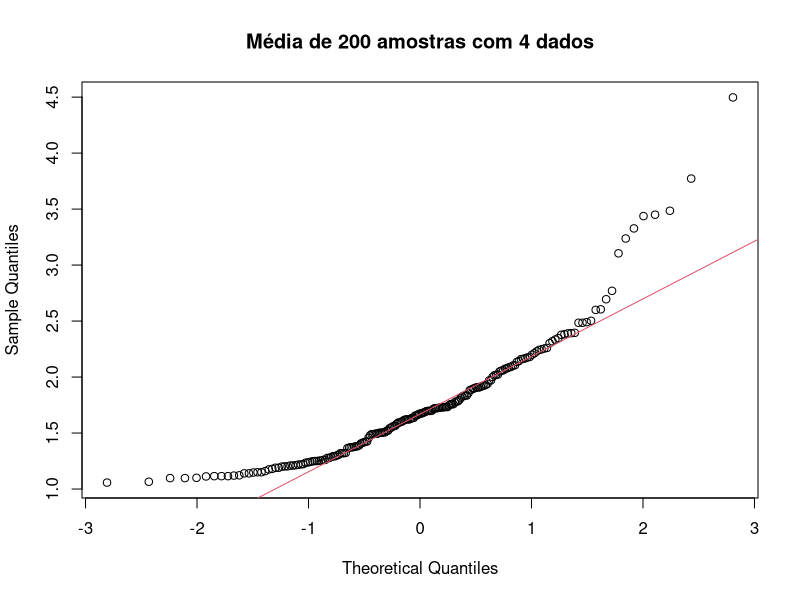
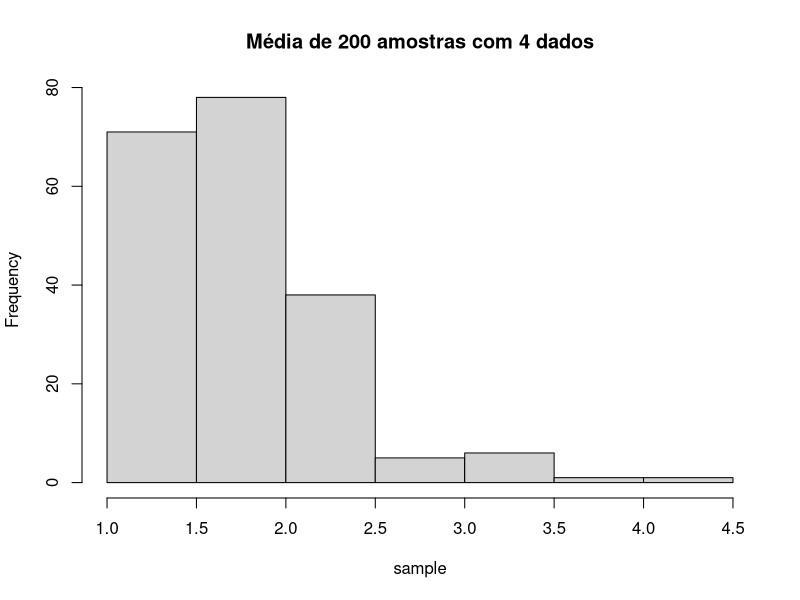
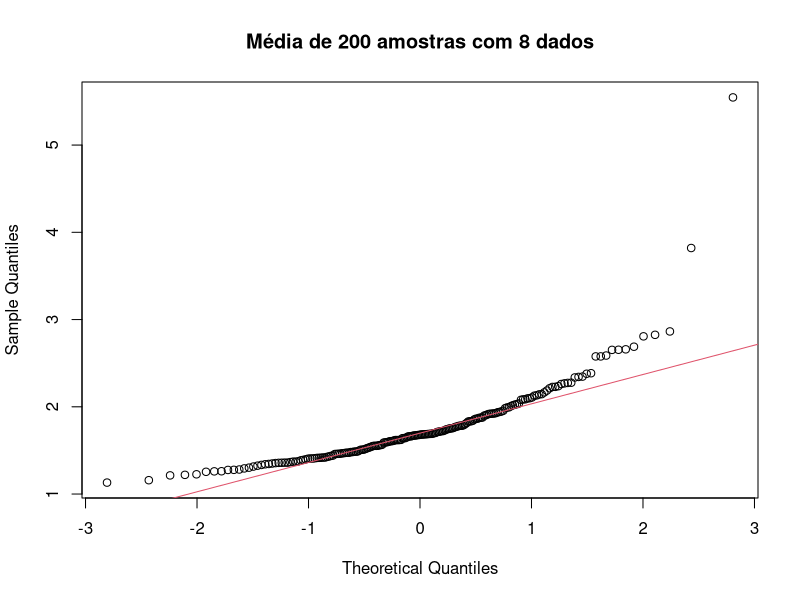
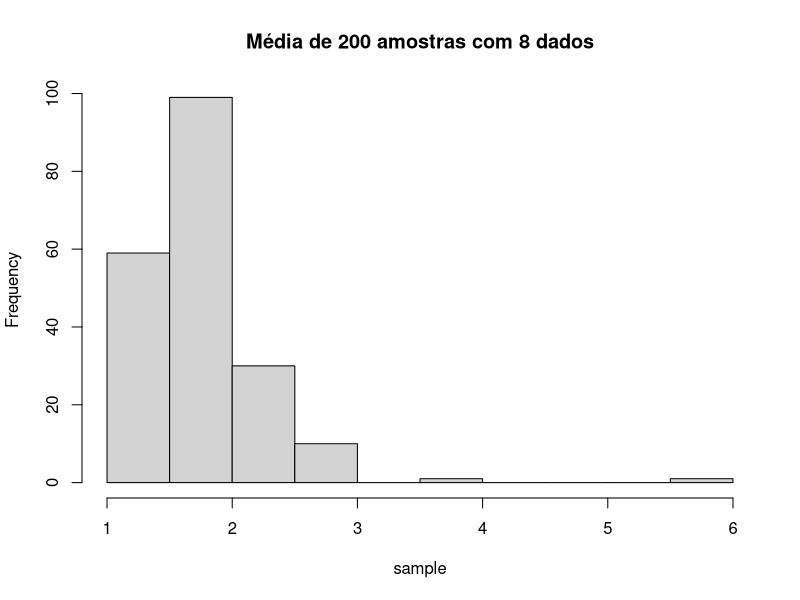
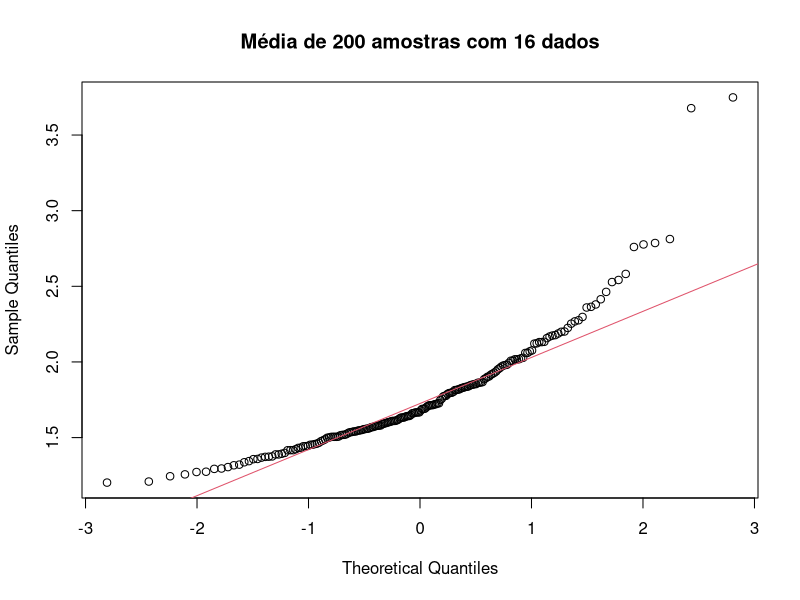
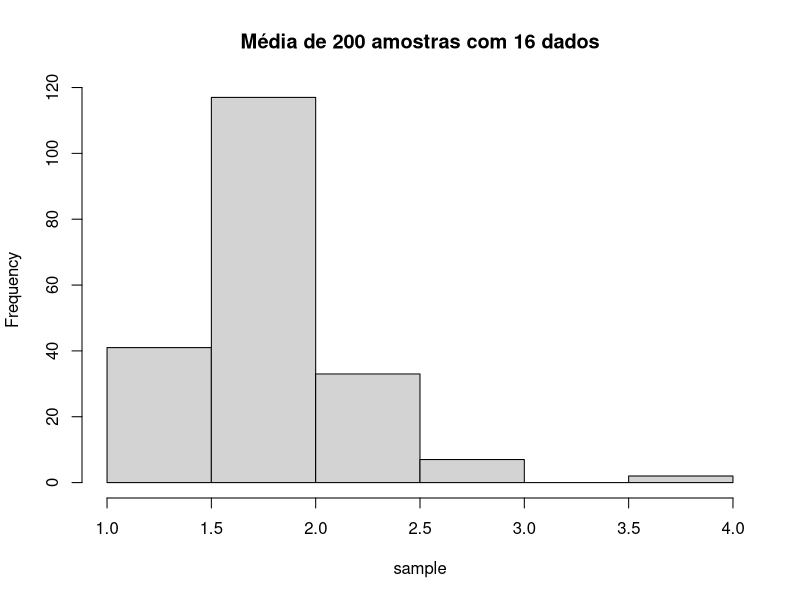
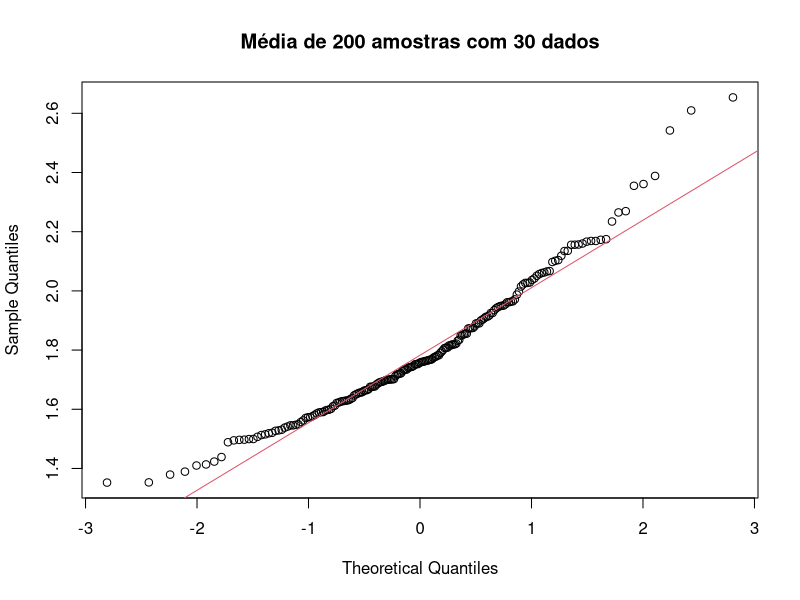
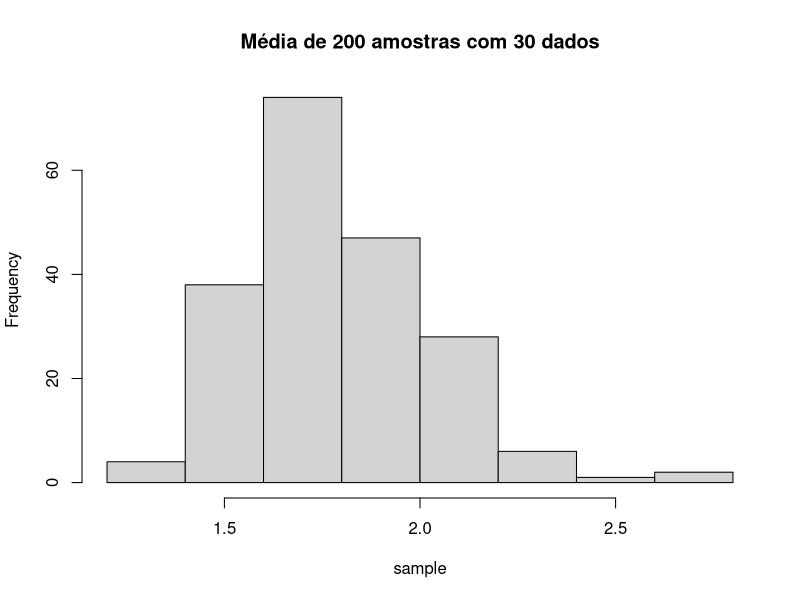

Here is the R script that generated these plots, in order:
readTableWithoutNA = function(){
	na.omit(read.csv(file="planilha.csv", head=TRUE, sep=",", na.strings=c("", "NA")))
}

samplefy = function(table, size, numOfSamples){
	
	s = double(numOfSamples*size)
	for (i in 1:numOfSamples) {
		currentSample = sample(table, size, replace=TRUE)
		for (j in 1:size) {
			index = (i-1)*size + j
			s[index] = currentSample[j]
		}
	}
	dim(s) = c(size, numOfSamples)
	media = double(numOfSamples)
	for (i in 1:numOfSamples) {
		media[i] = mean(s[,i])
	}
	media
}

printSample = function(sample, size, title, originalData) {
	qqnorm(sample, main=title)
	qqline(sample, col=2)
	hist(sample, main=title)
	print("==============================================")
	print(title)
	print(sample)
	print("Sumário das amostras: ")
	print(summary(sample))
	print("Média esperada: ")
	print(mean(originalData))
	print("Variância: ")
	print(var(sample))
	print("Variância esperada (original/n)")
	print(var(originalData)/size)
	print("Desvio Padrão")
	print(sd(sample))
	print("Desvio Padrão esperado")
	print(sd(originalData)/sqrt(size))
}


data = readTableWithoutNA()
print("Sumário dos dados originais:")
summary(data$Renda)
print("Variância")
print(var(data$Renda))
print("====AMOSTRAS=====")

printSample(samplefy(data$Renda, 4, 200), 4, "Média de 200 amostras com 4 dados", data$Renda)
printSample(samplefy(data$Renda, 8, 200), 8, "Média de 200 amostras com 8 dados", data$Renda)
printSample(samplefy(data$Renda, 16, 200), 16, "Média de 200 amostras com 16 dados", data$Renda)
printSample(samplefy(data$Renda, 30, 200), 30, "Média de 200 amostras com 30 dados", data$Renda)
printSample(samplefy(data$Renda, 100, 200), 100, "Média de 200 amostras com 100 dados", data$Renda)
printSample(samplefy(data$Renda, 200, 200), 200, "Média de 200 amostras com 200 dados", data$Renda)
